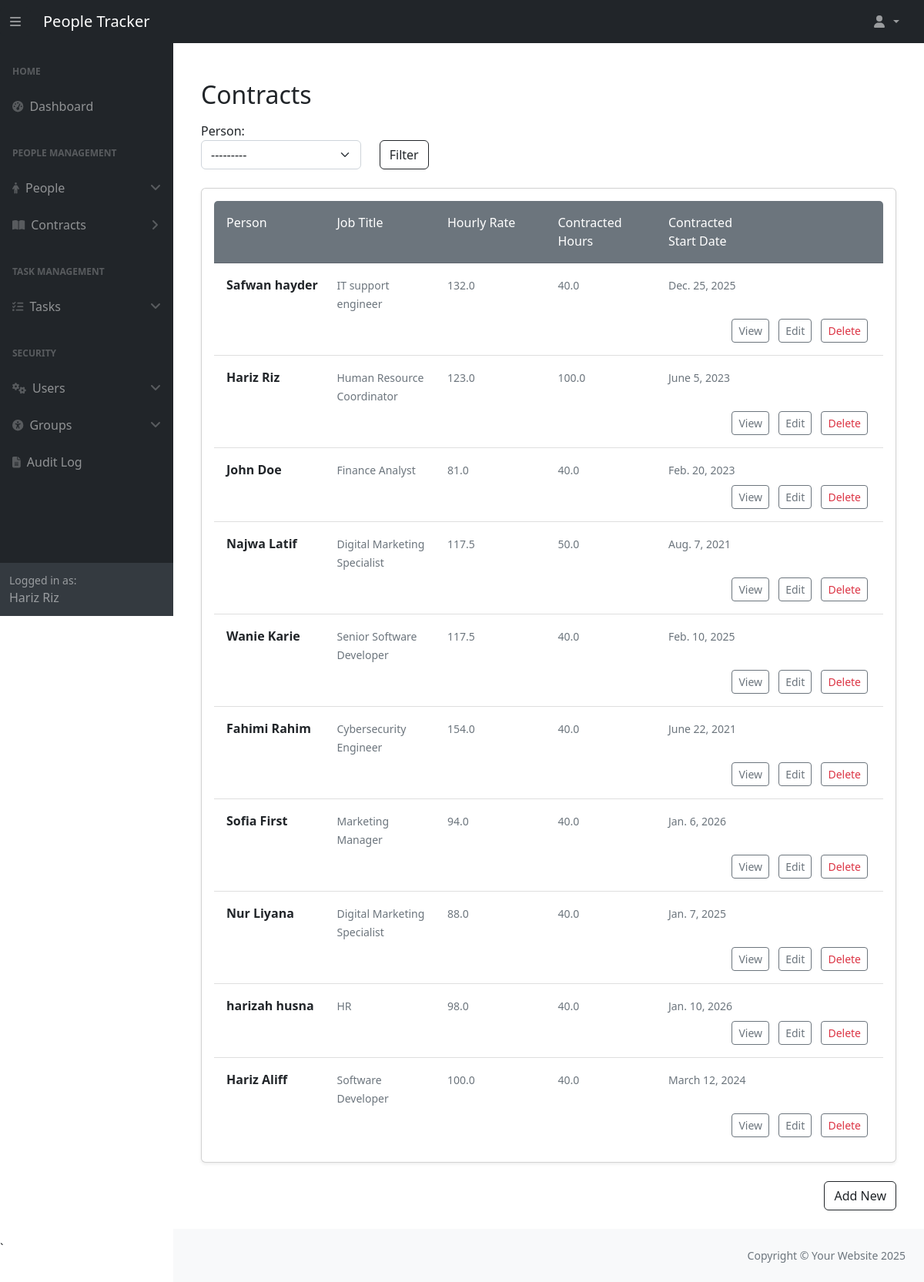
The page /people_management/contracts/ (signed in) on the database its author committed.
### people_management/models.py (models this page shows, shortened)
class Person(models.Model):
    ROLE_CHOICES = [
        ('employee', 'Employee'),
        ('manager', 'Manager'),
        ('hr_admin', 'HR Admin'),
    ]
    first_name = models.CharField(max_length=50, help_text="The employee's first name.")
    last_name = models.CharField(max_length=50, help_text="The employee's last name.")
    email = models.EmailField(max_length=255, unique=True, help_text="The employee's email address.")
    phone_number = models.CharField(max_length=15, blank=True, help_text="Contact number of the employee.")
    date_of_birth = models.DateField(help_text="Employee's date of birth.")
    active = models.BooleanField(default=False, help_text="Indicates if the person is currently employed.")
    manager = models.ForeignKey(
        'self', on_delete=models.SET_NULL, null=True, blank=True, related_name="team_members",
        help_text="Manager supervising this employee."
    )
    role = models.CharField(
        max_length=10, choices=ROLE_CHOICES, default='employee', help_text="The role of the person in the company."
    )
    user = models.OneToOneField(
        "auth.User", on_delete=models.SET_NULL, related_name="person", null=True, blank=True,
        help_text="The associated Django user account."
    )
    history = HistoricalRecords()
    def __str__(self):
        return f"{self.first_name} {self.last_name}"

class Contract(models.Model):
    person = models.ForeignKey(
        Person,
        on_delete=models.CASCADE,
        related_name="contracts",
        help_text="The person this contract belongs to.",
    )
    job_title = models.CharField(
        max_length=255, help_text="Job title associated with this contract."
    )
    contract_start = models.DateField(help_text="Contract start date.")
    contract_end = models.DateField(
        null=True, blank=True, help_text="Contract end date (if applicable)."
    )
    hourly_rate = models.FloatField(
        default=12.45,  validators=[MinValueValidator(12.45)],
        help_text="Hourly pay rate for this contract."
    )
    contracted_hours = models.FloatField(
        default=40,validators=[MinValueValidator(0), MaxValueValidator(168)],
        help_text="Number of contracted hours per week."
    )
    history = HistoricalRecords(table_name="contract_history")

### people_management/views.py (the view)
# urls.py: path('contracts/', views.FilteredContractListView.as_view(), name='contracts'),
class FilteredContractListView(LoginRequiredMixin, PermissionRequiredMixin, FilterView):
    model = Contract
    filterset_class = ContractFilter
    permission_required = "people_management.view_contract"
    raise_exception = True
    template_name = "people_management/contract_list.html"
    context_object_name = "contracts"
    def dispatch(self, request, *args, **kwargs):
        person = get_person(request.user)
        if request.user.is_staff or request.user.is_superuser:
            return super().dispatch(request, *args, **kwargs)
        if not person:
            raise PermissionDenied("No profile.")
        if person.role in ["hr_admin", "manager"]:
            return super().dispatch(request, *args, **kwargs)
        raise PermissionDenied("You are not allowed to view contracts.")
    def get_queryset(self):
        qs = super().get_queryset()
        person = get_person(self.request.user)
        if self.request.user.is_staff or self.request.user.is_superuser:
            return qs
        if person and person.role == "hr_admin":
            return qs
        if person and person.role == "manager":
            return qs.filter(person__manager=person)
        return qs.none()

### people_management/context_processors.py (called while the page is built)
def inject_person(request):
    user = request.user
    current_person = getattr(user, "person", None) if user.is_authenticated else None
    return {"current_person": current_person}

### people_management/utils.py (called while the page is built)
def get_person(user):
    try:
        return user.person
    except Person.DoesNotExist:
        return None

### people_management/templates/people_management/contract_list.html
{% extends 'dashboard/base.html' %}
{% block content %}
<div class="container mt-5">
    <h2 class="mb-3">Contracts</h2>
    <form method="get" class="mb-4">
        <div class="row">
            <div class="col-md-3">
                {{ filter.form.person.label_tag }}
                {{ filter.form.person }}
            </div>
            <div class="col-md-2 d-flex align-items-end">
                <button type="submit" class="btn btn-outline-dark">Filter</button>
            </div>
        </div>
    </form>
    <div class="card shadow-sm p-3 rounded">
        <ul class="list-group list-group-flush">
            <li class="list-group-item bg-secondary text-white py-3">
                <div class="row">
                    <div class="col-md-2">Person</div>
                    <div class="col-md-2">Job Title</div>
                    <div class="col-md-2">Hourly Rate</div>
                    <div class="col-md-2">Contracted Hours</div>
                    <div class="col-md-2">Contracted Start Date</div>
                </div>
            </li>
            {% for contract in contracts %}
                <li class="list-group-item py-3">
                    <div class="row">
                        <div class="col-md-2">
                            <strong class="fs-6">{{ contract.person }}</strong>
                        </div>
                        <div class="col-md-2">
                            <span class="text-muted small">{{ contract.job_title }}</span>
                        </div>
                        <div class="col-md-2">
                            <span class="text-muted small">{{ contract.hourly_rate }}</span>
                        </div>
                        <div class="col-md-2">
                            <span class="text-muted small">{{ contract.contracted_hours }}</span>
                        </div>
                        <div class="col-md-2">
                            <span class="text-muted small">{{ contract.contract_start }}</span>
                        </div>
                    </div>
                    <div class="row mt-2">
                        <div class="col text-end">
                            {% if request.user.is_staff or request.user.is_superuser or person and person.role == "hr_admin" or person and person.role == "manager" %}
                                <a href="{% url 'people_management:contract_detail' pk=contract.id %}"
                                   class="btn btn-sm btn-outline-secondary mx-1">
                                    View
                                </a>
                            {% endif %}
                           {% if request.user.is_staff or request.user.is_superuser or person and person.role == "hr_admin" or person and person.role == "manager" %}
                                <a href="{% url 'people_management:update_contract' pk=contract.id %}"
                                   class="btn btn-sm btn-outline-secondary mx-1">
                                    Edit
                                </a>
                                <a href="{% url 'people_management:delete_contract' pk=contract.id %}"
                                   class="btn btn-sm btn-outline-secondary mx-1 text-danger">
                                    Delete
                                </a>
                            {% endif %}
                        </div>
                    </div>
                </li>
            {% empty %}
                <li class="list-group-item text-muted text-center py-3">No contracts available.</li>
            {% endfor %}
        </ul>
    </div>
    {% if request.user.is_staff or request.user.is_superuser or person and person.role == "hr_admin" or person and person.role == "manager" %}
                <div class="mt-4 mb-4 d-flex justify-content-end">
            <a href="{% url 'people_management:create_contract' %}" class="btn btn-outline-dark">
            Add New
            </a>
        </div>
    {% endif %}
</div>
{% endblock %}

### dashboard/templates/dashboard/partials/sidebar.html (shortened to what this page needs)
<div id="layoutSidenav_nav" class="sidebar-overlay">
    <nav class="sb-sidenav accordion sb-sidenav-dark" id="sidenavAccordion">
        <div class="sb-sidenav-menu">
            <div class="nav">
                <div class="sb-sidenav-menu-heading">Home</div>
                <a class="nav-link" href="{% url 'dashboard:dashboard' %}">
                    <div class="sb-nav-link-icon"><i class="fas fa-tachometer-alt"></i></div>
                    Dashboard
                </a>
                {% if perms.people_management.view_person or perms.people_management.view_contract %}
                    <div class="sb-sidenav-menu-heading">People Management</div>
                    {% if perms.people_management.view_person %}
                        <a class="nav-link" href="#" data-bs-toggle="collapse" data-bs-target="#collapsePeople"
                           aria-expanded="false" aria-controls="collapsePeople">
                            <div class="sb-nav-link-icon"><i class="fas fa-person"></i></div>
                            People
                            <div class="sb-sidenav-collapse-arrow"><i class="fas fa-angle-down"></i></div>
                        </a>
                    {% endif %}
                    {% if perms.people_management.view_contract %}
                        <a class="nav-link collapsed" href="#" data-bs-toggle="collapse" data-bs-target="#collapseContracts"
                           aria-expanded="false" aria-controls="collapseContracts">
                            <div class="sb-nav-link-icon"><i class="fas fa-book-open"></i></div>
                            Contracts
                            <div class="sb-sidenav-collapse-arrow"><i class="fas fa-angle-down"></i></div>
                        </a>
                    {% endif %}
                {% endif %}
                {% if perms.task_management.view_task %}
                    <div class="sb-sidenav-menu-heading">Task Management</div>
                    <a class="nav-link" href="#" data-bs-toggle="collapse" data-bs-target="#collapseTasks"
                       aria-expanded="false" aria-controls="collapseTasks">
                        <div class="sb-nav-link-icon"><i class="fas fa-tasks"></i></div>
                        Tasks
                        <div class="sb-sidenav-collapse-arrow"><i class="fas fa-angle-down"></i></div>
                    </a>
                {% endif %}
                {% if perms.auth.view_user or perms.auth.view_group or perms.security.view_securitylog %}
                    <div class="sb-sidenav-menu-heading">Security</div>
                    {% if perms.auth.view_user %}
                        <a class="nav-link" href="#" data-bs-toggle="collapse" data-bs-target="#collapseUsers" aria-expanded="false" aria-controls="collapseUsers">
                            <div class="sb-nav-link-icon"><i class="fas fa-cogs"></i></div>
                            Users
                            <div class="sb-sidenav-collapse-arrow"><i class="fas fa-angle-down"></i></div>
                        </a>
                    {% endif %}
                    {% if perms.auth.view_group %}
                        <a class="nav-link" href="#" data-bs-toggle="collapse" data-bs-target="#collapseGroups" aria-expanded="false" aria-controls="collapseGroups">
                            <div class="sb-nav-link-icon"><i class="fa-solid fa-universal-access"></i></div>
                            Groups
                            <div class="sb-sidenav-collapse-arrow"><i class="fas fa-angle-down"></i></div>
                        </a>
                    {% endif %}
                    {% if perms.security.view_securitylog %}
                        <a class="nav-link" href="{% url 'security:audit_log' %}">
                            <div class="sb-nav-link-icon"><i class="fa-solid fa-file-lines"></i></div>
                            Audit Log
                        </a>
                    {% endif %}
                {% endif %}
            </div>
        </div>
        <div class="sb-sidenav-footer">
            <div class="small">Logged in as:</div>
            <div>
                {% if request.user.person %}
                    {{ request.user.person.first_name }} {{ request.user.person.last_name }}
                {% else %}
                    {{ request.user.username }}
                {% endif %}
            </div>
        </div>
    </nav>
</div>

### rows shown on the page
Contract: person "Safwan hayder", job_title "IT support engineer", hourly_rate "132.0", contracted_hours "40.0", contract_start "Dec. 25, 2025"
Contract: person "Hariz Riz", job_title "Human Resource Coordinator", hourly_rate "123.0", contracted_hours "100.0", contract_start "June 5, 2023"
Contract: person "John Doe", job_title "Finance Analyst", hourly_rate "81.0", contracted_hours "40.0", contract_start "Feb. 20, 2023"
Contract: person "Najwa Latif", job_title "Digital Marketing Specialist", hourly_rate "117.5", contracted_hours "50.0", contract_start "Aug. 7, 2021"
Contract: person "Wanie Karie", job_title "Senior Software Developer", hourly_rate "117.5", contracted_hours "40.0", contract_start "Feb. 10, 2025"
Contract: person "Fahimi Rahim", job_title "Cybersecurity Engineer", hourly_rate "154.0", contracted_hours "40.0", contract_start "June 22, 2021"
Contract: person "Sofia First", job_title "Marketing Manager", hourly_rate "94.0", contracted_hours "40.0", contract_start "Jan. 6, 2026"
Contract: person "Nur Liyana", job_title "Digital Marketing Specialist", hourly_rate "88.0", contracted_hours "40.0", contract_start "Jan. 7, 2025"
Contract: person "harizah husna", job_title "HR", hourly_rate "98.0", contracted_hours "40.0", contract_start "Jan. 10, 2026"
Contract: person "Hariz Aliff", job_title "Software Developer", hourly_rate "100.0", contracted_hours "40.0", contract_start "March 12, 2024"

### other values the page prints
{{ request.user.person.first_name }} "Hariz"
{{ request.user.person.last_name }} "Riz"
{{ filter.form.person.label_tag }} "Person:"
